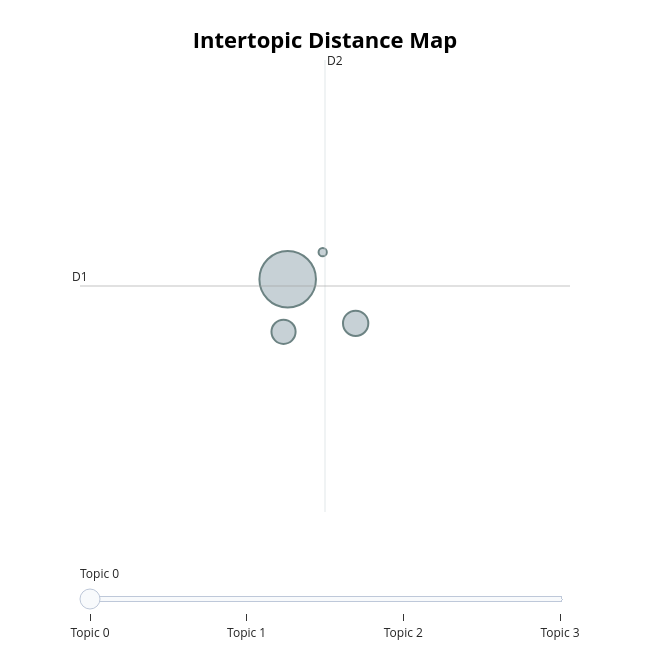

Source (notebook cell):
### Markdown cell above
## 3. Interactive Topic Map

### Code cell
fig = topic_model.plot_topic_map()
fig.show()

### Figure 1 — Plotly figure (JSON) as saved in the notebook; plotly's stock layout.template omitted (floating-point values rounded to 4 significant figures)
{"data": [{"customdata": [[0, "like | taste | tea | good | flavor", 3560], [1, "dog | food | cat | treat | love", 716], [2, "coffee | cup | like | flavor | taste", 648], [3, "popcorn | popper | pop | great | taste", 76]], "hovertemplate": "<b>Topic %{customdata[0]}</b><br>%{customdata[1]}<br>Size: %{customdata[2]}", "legendgroup": "", "marker": {"color": "#B0BEC5", "line": {"color": "DarkSlateGrey", "width": 2}, "size": [3560, 716, 648, 76], "sizemode": "area", "sizeref": 2.225, "symbol": "circle"}, "mode": "markers", "name": "", "orientation": "v", "showlegend": false, "type": "scatter", "x": [25.17, 26.43, 25.1, 25.82], "xaxis": "x", "y": [20.08, 19.37, 19.24, 20.51], "yaxis": "y"}], "layout": {"annotations": [{"showarrow": false, "text": "D1", "x": 21.33, "y": 19.97, "yshift": 10}, {"showarrow": false, "text": "D2", "x": 25.86, "xshift": 10, "y": 23.59}], "height": 650, "hoverlabel": {"bgcolor": "white", "font": {"family": "Rockwell", "size": 16}}, "legend": {"itemsizing": "constant", "tracegroupgap": 0}, "margin": {"t": 60}, "shapes": [{"line": {"color": "#CFD8DC", "width": 2}, "type": "line", "x0": 25.86, "x1": 25.86, "y0": 16.35, "y1": 23.59}, {"line": {"color": "#9E9E9E", "width": 2}, "type": "line", "x0": 21.33, "x1": 30.39, "y0": 19.97, "y1": 19.97}], "sliders": [{"active": 0, "pad": {"t": 50}, "steps": [{"args": [{"marker.color": [["red", "#B0BEC5", "#B0BEC5", "#B0BEC5"]]}], "label": "Topic 0", "method": "update"}, {"args": [{"marker.color": [["#B0BEC5", "red", "#B0BEC5", "#B0BEC5"]]}], "label": "Topic 1", "method": "update"}, {"args": [{"marker.color": [["#B0BEC5", "#B0BEC5", "red", "#B0BEC5"]]}], "label": "Topic 2", "method": "update"}, {"args": [{"marker.color": [["#B0BEC5", "#B0BEC5", "#B0BEC5", "red"]]}], "label": "Topic 3", "method": "update"}]}], "title": {"font": {"color": "Black", "size": 22}, "text": "<b>Intertopic Distance Map</b>", "x": 0.5, "xanchor": "center", "y": 0.95, "yanchor": "top"}, "width": 650, "xaxis": {"anchor": "y", "domain": [0.0, 1.0], "range": [21.33, 30.39], "title": {"text": ""}, "visible": false}, "yaxis": {"anchor": "x", "domain": [0.0, 1.0], "range": [16.35, 23.59], "title": {"text": ""}, "visible": false}}}
